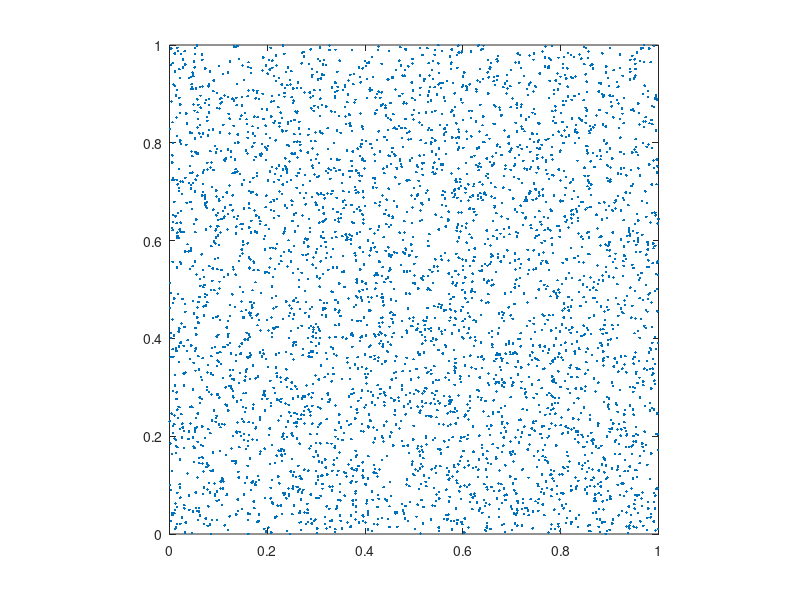

The MATLAB script that drew this image: (Note: this script raises an error after producing the figure.)
%% Basic Settings.
clear;
close all;
warning off;

p = 5;

tol = 1e-8;
maxit = 100;
fprintf("tol: %.4e\n", tol);
fprintf("maxit: %d\n", maxit);

%% Generate points x and omega.
n = 2^p;
nx = n;
ny = n;
N = nx * ny;
M = 4 * N;

% Random
x = rand(M, 2);

fprintf("M: %d, N: %d\n", M, N);

figure();
plot(x(:, 1), x(:, 2), "Marker", ".", "LineStyle", "none");
axis equal;
xlim([0, 1]);
ylim([0, 1]);

%% NUDFT2_Matrix.
A = NUDFT2_2D_Matrix(x, nx, ny);
kappa_A = cond(A);
fprintf("cond(A): %.4e\n", kappa_A);

%% Solution: RHS (approximately) in range(A).
fprintf("RHS (approximately) in range(A)\n");
u_ex = randn(N, 1) + randn(N, 1) * 1i;
f_nufft = MY_NUFFT2_2D(u_ex, x, nx, ny);

tic;
[u_solve, flag, relres, iter, resvec] = INUDFT2_2D_CG(x, nx, ny, f_nufft, tol, maxit);
t_solve = toc;
fprintf("Solve time: %.4e\n", t_solve);
fprintf("Iter number: %d\n", iter);

r = f_nufft - MY_NUFFT2_2D(u_solve, x, nx, ny);
rel_res = norm(r) / norm(f_nufft);
fprintf("Rel res: %e\n", rel_res);

e = u_ex - u_solve;
rel_acc = norm(e) / norm(u_ex);
fprintf("Rel acc: %.4e\n", rel_acc);
